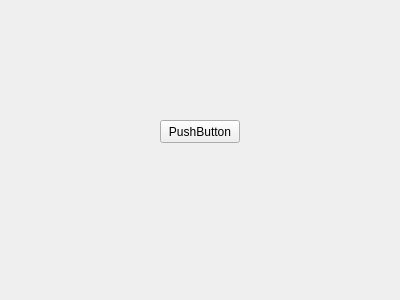
<?xml version="1.0" encoding="UTF-8"?>
<ui version="4.0">
 <class>host_widget</class>
 <widget class="QWidget" name="host_widget">
  <property name="geometry">
   <rect>
    <x>0</x>
    <y>0</y>
    <width>400</width>
    <height>300</height>
   </rect>
  </property>
  <property name="windowTitle">
   <string>Form</string>
  </property>
  <widget class="QPushButton" name="pushButton">
   <property name="geometry">
    <rect>
     <x>160</x>
     <y>120</y>
     <width>80</width>
     <height>23</height>
    </rect>
   </property>
   <property name="text">
    <string>PushButton</string>
   </property>
  </widget>
 </widget>
 <resources/>
 <connections/>
</ui>
